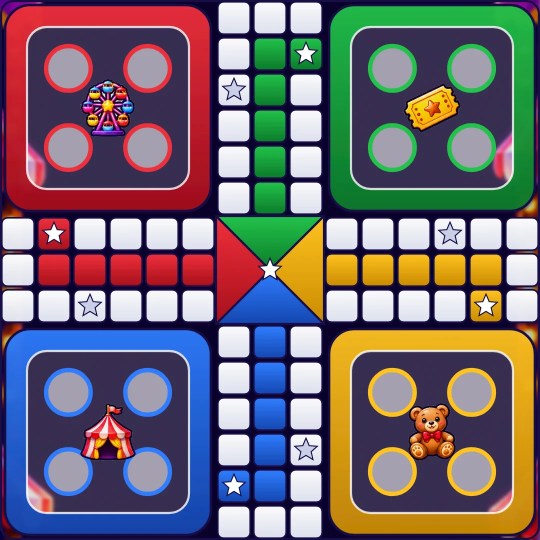
#> input picture ludora-dice/android-update/app/src/main/assets/boards/carnival.webp, 1080 x 1080 px (shown at 1/2 size)
$ python cut.py ../../android-update/app/src/main/assets/boards/carnival.webp 5 5 ../../android-update/app/src/main/assets/boards/frost2-w.webp ../../android-update/app/src/main/assets/boards/frost2-w.webp 5
#> lines starting #> are read from the running program, lines starting #| are printed output that depends on the picture; after the words box and inside, x2 and y2 are one past the last pixel; in counts of white or black regions, pixels touching at a corner belong together
# cut a grid sheet (flat light gray background) into cells, row by row; split lines snap to the emptiest gap
# usage: python3 cut.py sheet rows cols outdir prefix [maxside]
import numpy as np,cv2,sys,os
from PIL import Image
from scipy import ndimage as nd
src,R,C,outdir,prefix=sys.argv[1],int(sys.argv[2]),int(sys.argv[3]),sys.argv[4],sys.argv[5]
MAX=int(sys.argv[6]) if len(sys.argv)>6 else 512
os.makedirs(outdir,exist_ok=True)
im=np.asarray(Image.open(src).convert('RGB'));H,W,_=im.shape
#> further down, im is the input picture: shape (1080, 1080, 3); mean R, G, B 114.2, 104.4, 111.9
#> after `H, W, _ = im.shape`: H = 1080; W = 1080
f=im.astype(np.float32)
bgc=np.median(np.concatenate([im[:4].reshape(-1,3),im[-4:].reshape(-1,3),im[:,:4].reshape(-1,3),im[:,-4:].reshape(-1,3)]),0)
#> bgc = [23, 14, 70]
diff=np.abs(f-bgc).max(2);sat=f.max(2)-f.min(2)
#> after `diff = np.abs(f - bgc).max(2)`:
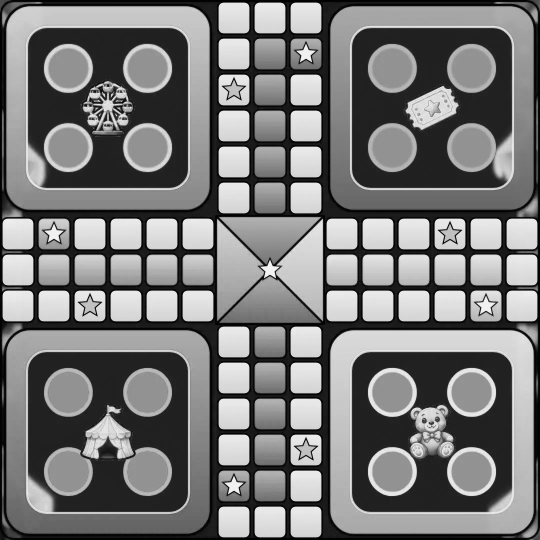
#> diff: shape (1080, 1080) float64 (shown at 1/2 size); min 0, max 241, mean 119.8
#> after `sat = f.max(2) - f.min(2)`:
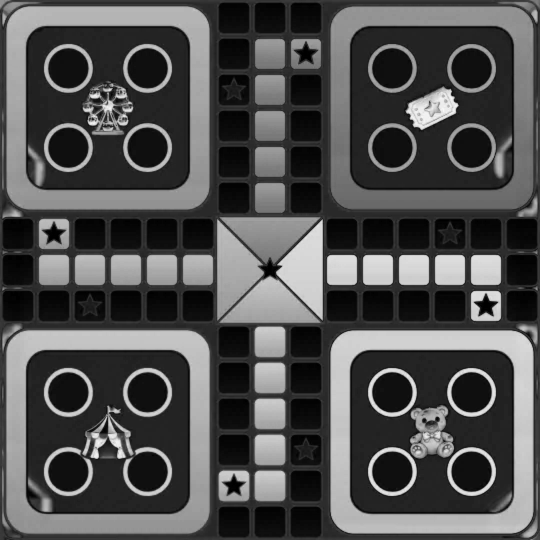
#> sat: shape (1080, 1080) float32 (shown at 1/2 size); min 0, max 250, mean 80.1
cand=(diff<20)&(sat<20)
#> cand: shape (1080, 1080) bool; every value is 0
# background = gray region connected to the image border (keeps gray pockets inside figures)
lab,n=nd.label(cand)
#> lab: shape (1080, 1080) int32; every value is 0
#> n = 0
edge=set(np.unique(np.concatenate([lab[0],lab[-1],lab[:,0],lab[:,-1]])))-{0}
#> edge = 0 items
bg=np.isin(lab,list(edge))
fg=~bg
#> fg: shape (1080, 1080) bool; every value is 1
def splits(prof,k,L):
#> called with prof = array of shape (1080,), k = 5, L = 1080
    out=[0]
    for i in range(1,k):
        c=int(L*i/k);w=int(L/k*0.35)
        seg=prof[max(0,c-w):c+w];j=int(np.argmin(np.convolve(seg,np.ones(9)/9,'same')))
        out.append(max(0,c-w)+j)
#> after the loop, out = [0, 141, 357, 573, 789]
    out.append(L);return out
if R==0:
    # object mode: C = number of objects; blobs found on a dilated mask so glows/sparkles stay with their figure
    K=C;big=nd.binary_dilation(nd.binary_opening(fg,iterations=1),iterations=int(sys.argv[7]) if len(sys.argv)>7 else 10)
    bl,bn=nd.label(big);bs=nd.sum(big,bl,range(1,bn+1));top=sorted(range(bn),key=lambda i:-bs[i])[:K]
    objs=[]
    for i in top:
        sl=nd.find_objects(bl)[i];objs.append((sl[0].start,sl[0].stop,sl[1].start,sl[1].stop,i+1))
    objs.sort(key=lambda b:(b[0]+b[1])/2);rows=[]
    for b in objs:
        cy=(b[0]+b[1])/2
        if rows and abs(cy-rows[-1][0])<H*0.15:rows[-1][1].append(b)
        else:rows.append([cy,[b]])
    k=0
    for _,rb in rows:
        for y0,y1,x0,x1,li in sorted(rb,key=lambda b:b[2]):
            keep=fg[y0:y1,x0:x1]&(bl[y0:y1,x0:x1]==li)
            yy,xx=np.where(keep);a0,a1,b0,b1=yy.min(),yy.max()+1,xx.min(),xx.max()+1;mm=keep[a0:a1,b0:b1]
            dist=cv2.distanceTransform(mm.astype(np.uint8),cv2.DIST_L2,3);al=np.clip((dist-0.3)/1.4,0,1)
            p=Image.fromarray(np.dstack([im[y0+a0:y0+a1,x0+b0:x0+b1],al*255]).astype(np.uint8),'RGBA')
            if max(p.size)>MAX:p.thumbnail((MAX,MAX),Image.LANCZOS)
            k+=1;p.save(f'{outdir}/{prefix}{k:02d}.webp',quality=90,method=5)
    print(src.split('/')[-1][:8],'objects',k,[len(r[1]) for r in rows]);sys.exit()
ys=splits(fg.sum(1),R,H);xs=splits(fg.sum(0),C,W)
#> after `ys = splits(fg.sum(1), R, H)`: ys = [0, 141, 357, 573, 789, 1080]
#> after `xs = splits(fg.sum(0), C, W)`: xs = [0, 141, 357, 573, 789, 1080]
k=0
for r in range(R):
  for c in range(C):
    y0,y1,x0,x1=ys[r],ys[r+1],xs[c],xs[c+1]
    m=fg[y0:y1,x0:x1].copy()
    m=nd.binary_opening(m,iterations=1)
    ol,on=nd.label(m)
    k+=1
    if on==0: print('empty',r,c);continue
    sz=nd.sum(m,ol,range(1,on+1))
    keep=np.isin(ol,[i+1 for i in range(on) if sz[i]>max(40,sz.max()*0.004)])
    # drop pieces of neighbours: blobs (on a dilated mask) whose centre sits near the cell's side edges
    dl,dn=nd.label(nd.binary_dilation(keep,iterations=6))
    if dn>1:
        cw,ch=keep.shape[1],keep.shape[0];ok=[]
        dsz=nd.sum(keep,dl,range(1,dn+1));mx=dsz.max()
        for i,(cy,cx) in enumerate(nd.center_of_mass(keep,dl,range(1,dn+1))):
            if dsz[i]==mx or (0.18*cw<cx<0.82*cw and 0.12*ch<cy<0.88*ch): ok.append(i+1)
        keep=keep&np.isin(dl,ok)
    keep=nd.binary_fill_holes(keep)|keep
    yy,xx=np.where(keep)
    if len(yy)==0: continue
    a0,a1,b0,b1=yy.min(),yy.max()+1,xx.min(),xx.max()+1
    mm=keep[a0:a1,b0:b1]
    dist=cv2.distanceTransform(mm.astype(np.uint8),cv2.DIST_L2,3);al=np.clip((dist-0.3)/1.4,0,1)
    rgba=np.dstack([im[y0+a0:y0+a1,x0+b0:x0+b1],al*255]).astype(np.uint8)
    p=Image.fromarray(rgba,'RGBA')
    if max(p.size)>MAX: p.thumbnail((MAX,MAX),Image.LANCZOS)
    p.save(f'{outdir}/{prefix}{k:02d}.webp',quality=90,method=5)
#> dl: shape (291, 291) int32; every value is 1
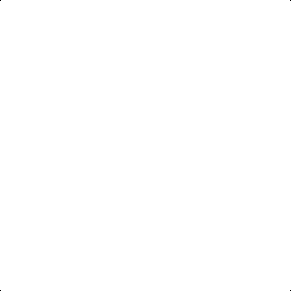
#> keep: shape (291, 291) bool; 100% white; black in thin lines or dots
#> ol: shape (291, 291) int32; values 0 (black) and 1 (white), 100% white; black in thin lines or dots
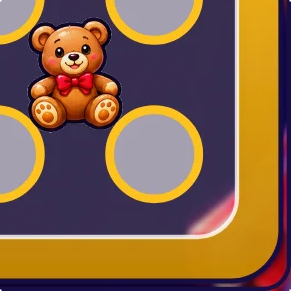
#> rgba: shape (291, 291, 4); mean R, G, B, A 132.6, 98.8, 71.7, 255; transparent parts drawn white
#> after the loop, k = 25
print(src.split('/')[-1][:8],R,C,'->',k)
#| carnival 5 5 -> 25

$ run again, on ludora-dice/android-update/app/src/main/assets/boards/meadow-w.webp
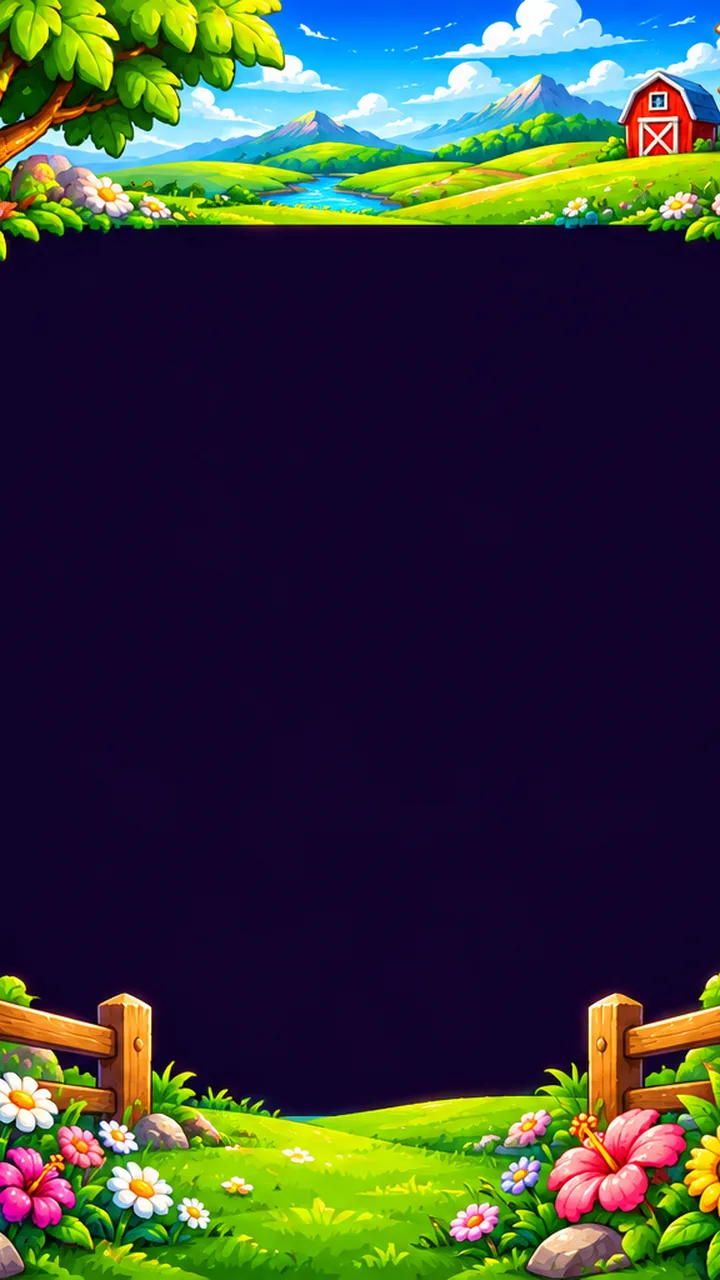
#> input picture ludora-dice/android-update/app/src/main/assets/boards/meadow-w.webp, 720 x 1280 px
#> im is the input picture: shape (1280, 720, 3); mean R, G, B 53.2, 57.3, 57.3
#> bgc = [20, 94, 43]
#> `sat = f.max(2) - f.min(2)`:
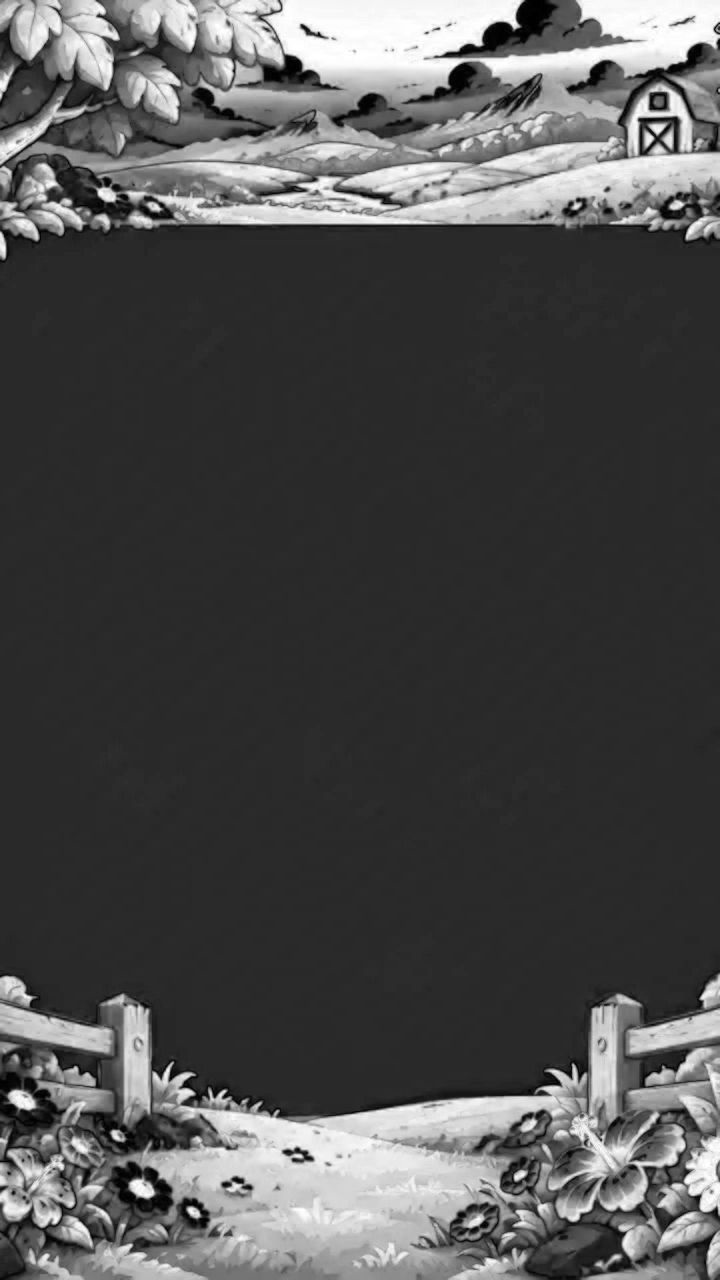
#> sat: shape (1280, 720) float32; min 0, max 255, mean 77.8
#> cand: shape (1280, 720) bool; every value is 0
#> lab: shape (1280, 720) int32; every value is 0
#> n = 0
#> edge = 0 items
#> fg: shape (1280, 720) bool; every value is 1
#> after the loop in splits, `for i in range(1,k):`: out = [0, 167, 423, 679, 935]
#> ys = [0, 167, 423, 679, 935, 1280]
#> xs = [0, 94, 238, 382, 526, 720]
#> after the loop `for r in range(R):`:
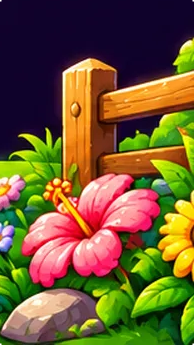
#> rgba: shape (345, 194, 4); mean R, G, B, A 111.5, 90.4, 48.7, 255; transparent parts drawn white
#> after the loop `for r in range(R):`: k = 25
#| meadow-w 5 5 -> 25
